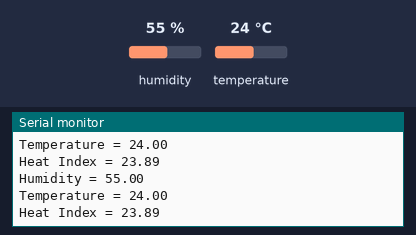
Bench run of a sketch on a simulated Arduino Uno, built with avr-gcc and run on an emulated ATmega328P. Parts: the last lines printed to the serial monitor. The inputs (shaded band) are chosen by the test bench; at power-on: humidity 55 %, temperature 24 °C. No radio packets arrive unless stated.

Above: at 2.8 s.
2.9 s: humidity set to 22 %
At 5.5 s:
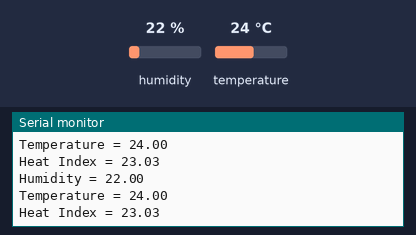
5.6 s: temperature set to 12 °C
At 7.7 s:
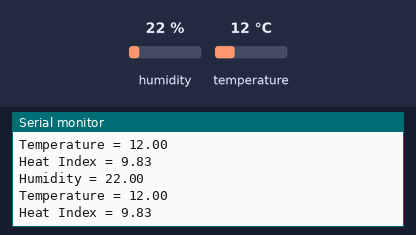
8.3 s: humidity set to 40 %
At 11.7 s:
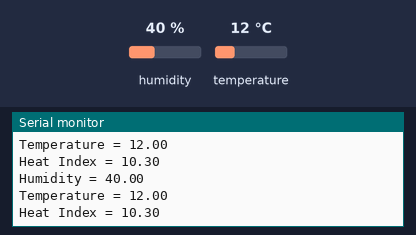
Timing chart, 0 to 13.2 s (numbered marks = the images above; inputs shaded):
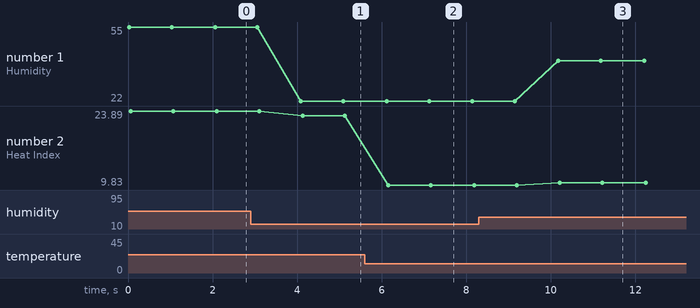

The sketch:

DHT_DATASTRUCTURE_TX_USING_nRF24L01_TRANSCEIVER.ino
```cpp
#include<DHT.h>
#include<SD.h>
#include<Wire.h>
#include<RF24.h>
#include<SPI.h>
#define DHTPIN  A0
#define DHTTYPE DHT11
DHT dht(DHTPIN,DHTTYPE);
RF24 radio(7,8);
const uint64_t pipe = 0x8675309ABCll;

struct dhtdata
{
float h;
float t;
float hic;
int *count;
};

dhtdata dhtvar;

void setup()
{
Serial.begin(9600);
dht.begin();
radio.begin();
radio.openWritingPipe(pipe);
}

void loop()
{
dhtvar.h = dht.readHumidity();
dhtvar.t = dht.readTemperature();
dhtvar.hic = dht.computeHeatIndex(dhtvar.t,dhtvar.h,false);
Serial.print("Humidity = ");
Serial.println(dhtvar.h);
Serial.print("Temperature = ");
Serial.println(dhtvar.t);
Serial.print("Heat Index = ");
Serial.println(dhtvar.hic);
Serial.println();
radio.write(&dhtvar,sizeof(dhtvar));
if(radio.available())
{Serial.println("Information Sent");}
*dhtvar.count++;
delay(1000);
}
```

Measured:
- after the input at 2.9 s, the serial monitor: prints a new line after 1.2 s (image 1)
- after the input at 5.6 s, the serial monitor: prints a new line after 0.54 s (image 2)
- after the input at 8.3 s, the serial monitor: prints a new line after 1.9 s (image 3)
- plotted number 1: 55 → 22 after the input at 2.9 s, 22 → 40 after the input at 8.3 s
- plotted number 2: 23.89 → 23.03 after the input at 2.9 s, 23.03 → 9.83 after the input at 5.6 s, 9.83 → 10.3 after the input at 8.3 s
